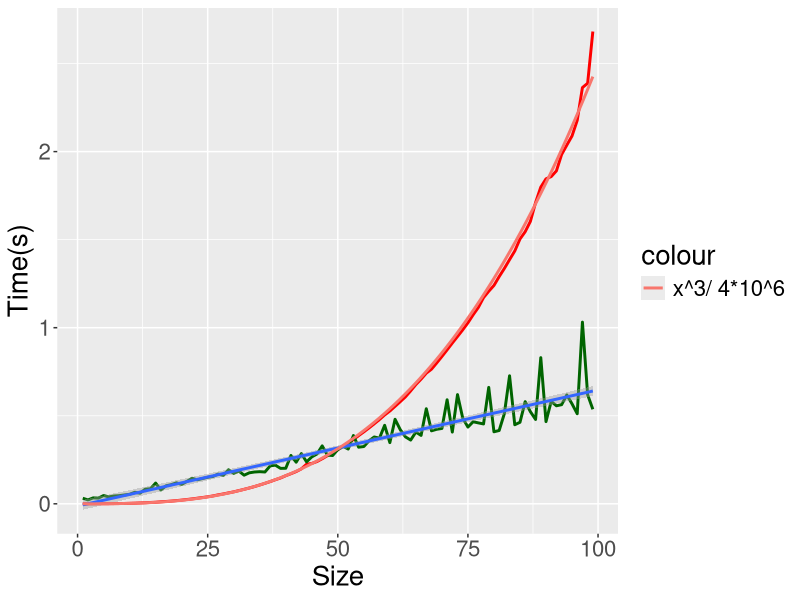
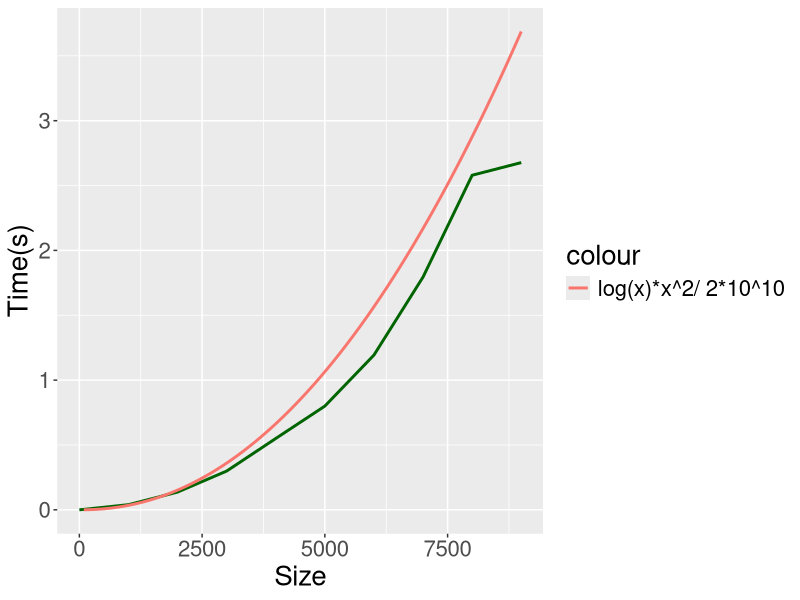

Here is the R script that generated these plots, in order:
library(ggplot2)
setwd('~/uni/mcs/mcs2-jpg/')
dataset = read.csv('times.csv', sep=",", fileEncoding="latin1")
dataset_scipy = read.csv('times_scipy.csv', sep=",", fileEncoding="latin1")

dataset$scipyTime = dataset$scipyTime*250
fun.1 <- function(x) x^2 + x

 

a = ggplot() + geom_line(data=dataset, aes(x = n, y= myTime), color="red", size=1) +
           geom_line(data=dataset, aes(x = n, y= scipyTime), color="darkgreen", size=1) +
           geom_smooth(data=dataset, aes(x = n, y= scipyTime), method = "lm") +
           ylab("Time(s)") + xlab("Size") +
           stat_function(fun=function(x)x^3/400000, geom="line", aes(colour="x^3/ 4*10^6"), size=1) +
           theme(text = element_text(size=20))

           #ylim(0, 5)

      

b = ggplot() + geom_line(data=dataset_scipy, aes(x = n, y= scipyTime), color="darkgreen",size=1) +
         stat_function(fun=function(x)log(x)*x^2/200000000, geom="line", aes(colour="log(x)*x^2/ 2*10^10"),size=1) +
  ylab("Time(s)") + xlab("Size")+
  theme(text = element_text(size=20))
#ylim(0, 5)

a
b